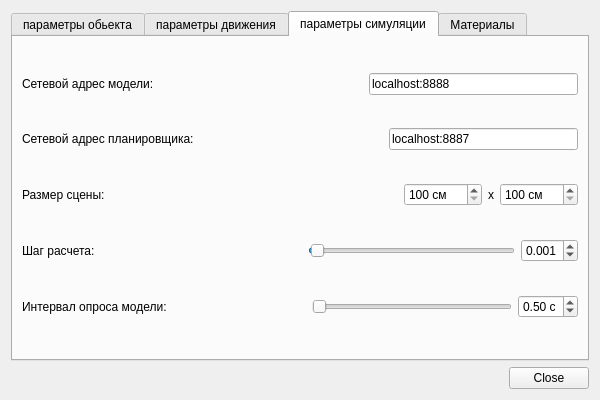
<?xml version="1.0" encoding="UTF-8"?>
<ui version="4.0">
 <class>ModelOptionsEditor</class>
 <widget class="QDialog" name="ModelOptionsEditor">
  <property name="geometry">
   <rect>
    <x>0</x>
    <y>0</y>
    <width>600</width>
    <height>400</height>
   </rect>
  </property>
  <property name="windowTitle">
   <string>Параметры моделирования</string>
  </property>
  <layout class="QVBoxLayout" name="verticalLayout_2">
   <item>
    <widget class="QTabWidget" name="tabWidget">
     <property name="currentIndex">
      <number>2</number>
     </property>
     <widget class="QWidget" name="object_options">
      <attribute name="title">
       <string>параметры обьекта</string>
      </attribute>
      <layout class="QVBoxLayout" name="verticalLayout">
       <item>
        <layout class="QHBoxLayout" name="dimensionsLayout">
         <item>
          <widget class="QLabel" name="label_2">
           <property name="text">
            <string>Габариты:</string>
           </property>
          </widget>
         </item>
         <item>
          <widget class="QDoubleSpinBox" name="object_width">
           <property name="suffix">
            <string> см</string>
           </property>
          </widget>
         </item>
         <item>
          <widget class="QLabel" name="label_3">
           <property name="layoutDirection">
            <enum>Qt::LeftToRight</enum>
           </property>
           <property name="text">
            <string>х</string>
           </property>
           <property name="alignment">
            <set>Qt::AlignCenter</set>
           </property>
          </widget>
         </item>
         <item>
          <widget class="QDoubleSpinBox" name="object_height">
           <property name="suffix">
            <string> см</string>
           </property>
          </widget>
         </item>
         <item>
          <spacer name="horizontalSpacer">
           <property name="orientation">
            <enum>Qt::Horizontal</enum>
           </property>
           <property name="sizeHint" stdset="0">
            <size>
             <width>167</width>
             <height>20</height>
            </size>
           </property>
          </spacer>
         </item>
        </layout>
       </item>
       <item>
        <layout class="QHBoxLayout" name="weightLayout">
         <item>
          <widget class="QLabel" name="label">
           <property name="enabled">
            <bool>false</bool>
           </property>
           <property name="text">
            <string>Масса:</string>
           </property>
          </widget>
         </item>
         <item>
          <widget class="QSpinBox" name="object_weight">
           <property name="enabled">
            <bool>false</bool>
           </property>
           <property name="suffix">
            <string> кг</string>
           </property>
          </widget>
         </item>
         <item>
          <spacer name="horizontalSpacer_2">
           <property name="orientation">
            <enum>Qt::Horizontal</enum>
           </property>
           <property name="sizeHint" stdset="0">
            <size>
             <width>38</width>
             <height>20</height>
            </size>
           </property>
          </spacer>
         </item>
        </layout>
       </item>
       <item>
        <layout class="QHBoxLayout" name="horizontalLayout_5">
         <item>
          <widget class="QLabel" name="label_8">
           <property name="enabled">
            <bool>false</bool>
           </property>
           <property name="text">
            <string>Количество креплений:</string>
           </property>
          </widget>
         </item>
         <item>
          <widget class="QSpinBox" name="object_captures_count">
           <property name="enabled">
            <bool>false</bool>
           </property>
           <property name="minimum">
            <number>2</number>
           </property>
           <property name="maximum">
            <number>10</number>
           </property>
           <property name="singleStep">
            <number>2</number>
           </property>
           <property name="value">
            <number>4</number>
           </property>
          </widget>
         </item>
         <item>
          <spacer name="horizontalSpacer_5">
           <property name="orientation">
            <enum>Qt::Horizontal</enum>
           </property>
           <property name="sizeHint" stdset="0">
            <size>
             <width>40</width>
             <height>20</height>
            </size>
           </property>
          </spacer>
         </item>
        </layout>
       </item>
       <item>
        <spacer name="verticalSpacer">
         <property name="orientation">
          <enum>Qt::Vertical</enum>
         </property>
         <property name="sizeHint" stdset="0">
          <size>
           <width>20</width>
           <height>40</height>
          </size>
         </property>
        </spacer>
       </item>
      </layout>
     </widget>
     <widget class="QWidget" name="motion_options">
      <attribute name="title">
       <string>параметры движения</string>
      </attribute>
      <layout class="QVBoxLayout" name="verticalLayout_4">
       <item>
        <layout class="QHBoxLayout" name="horizontalLayout_2">
         <item>
          <widget class="QLabel" name="label_4">
           <property name="text">
            <string>Максимальная лин. скорость:</string>
           </property>
           <property name="alignment">
            <set>Qt::AlignLeading|Qt::AlignLeft|Qt::AlignVCenter</set>
           </property>
          </widget>
         </item>
         <item>
          <spacer name="horizontalSpacer_14">
           <property name="orientation">
            <enum>Qt::Horizontal</enum>
           </property>
           <property name="sizeHint" stdset="0">
            <size>
             <width>40</width>
             <height>20</height>
            </size>
           </property>
          </spacer>
         </item>
         <item>
          <widget class="QDoubleSpinBox" name="robot_vmax">
           <property name="maximum">
            <double>100.000000000000000</double>
           </property>
          </widget>
         </item>
        </layout>
       </item>
       <item>
        <widget class="Line" name="line">
         <property name="orientation">
          <enum>Qt::Horizontal</enum>
         </property>
        </widget>
       </item>
       <item>
        <layout class="QHBoxLayout" name="horizontalLayout_8">
         <item>
          <widget class="QLabel" name="label_12">
           <property name="text">
            <string>Максимальная угл. скорость:</string>
           </property>
          </widget>
         </item>
         <item>
          <spacer name="horizontalSpacer_13">
           <property name="orientation">
            <enum>Qt::Horizontal</enum>
           </property>
           <property name="sizeHint" stdset="0">
            <size>
             <width>40</width>
             <height>20</height>
            </size>
           </property>
          </spacer>
         </item>
         <item>
          <widget class="QDoubleSpinBox" name="robot_wmax">
           <property name="decimals">
            <number>2</number>
           </property>
           <property name="maximum">
            <double>100.000000000000000</double>
           </property>
          </widget>
         </item>
        </layout>
       </item>
       <item>
        <widget class="Line" name="line_2">
         <property name="orientation">
          <enum>Qt::Horizontal</enum>
         </property>
        </widget>
       </item>
       <item>
        <layout class="QHBoxLayout" name="horizontalLayout">
         <item>
          <widget class="QLabel" name="label_5">
           <property name="enabled">
            <bool>true</bool>
           </property>
           <property name="text">
            <string>Максимальное ускорение:</string>
           </property>
           <property name="alignment">
            <set>Qt::AlignLeading|Qt::AlignLeft|Qt::AlignVCenter</set>
           </property>
          </widget>
         </item>
         <item>
          <spacer name="horizontalSpacer_12">
           <property name="orientation">
            <enum>Qt::Horizontal</enum>
           </property>
           <property name="sizeHint" stdset="0">
            <size>
             <width>40</width>
             <height>20</height>
            </size>
           </property>
          </spacer>
         </item>
         <item>
          <widget class="QDoubleSpinBox" name="robot_amax">
           <property name="enabled">
            <bool>true</bool>
           </property>
           <property name="maximum">
            <double>100.000000000000000</double>
           </property>
          </widget>
         </item>
        </layout>
       </item>
       <item>
        <widget class="Line" name="line_3">
         <property name="orientation">
          <enum>Qt::Horizontal</enum>
         </property>
        </widget>
       </item>
       <item>
        <layout class="QHBoxLayout" name="horizontalLayout_9">
         <item>
          <widget class="QLabel" name="label_13">
           <property name="text">
            <string>Порог относительный регулятора лин. скорости:</string>
           </property>
          </widget>
         </item>
         <item>
          <spacer name="horizontalSpacer_11">
           <property name="orientation">
            <enum>Qt::Horizontal</enum>
           </property>
           <property name="sizeHint" stdset="0">
            <size>
             <width>40</width>
             <height>20</height>
            </size>
           </property>
          </spacer>
         </item>
         <item>
          <widget class="QDoubleSpinBox" name="trajectory_v_thres">
           <property name="decimals">
            <number>3</number>
           </property>
           <property name="maximum">
            <double>1000.000000000000000</double>
           </property>
          </widget>
         </item>
        </layout>
       </item>
       <item>
        <widget class="Line" name="line_4">
         <property name="orientation">
          <enum>Qt::Horizontal</enum>
         </property>
        </widget>
       </item>
       <item>
        <layout class="QHBoxLayout" name="horizontalLayout_10">
         <item>
          <widget class="QLabel" name="label_14">
           <property name="text">
            <string>Порог относительный регулятора угл. скорости:</string>
           </property>
          </widget>
         </item>
         <item>
          <spacer name="horizontalSpacer_10">
           <property name="orientation">
            <enum>Qt::Horizontal</enum>
           </property>
           <property name="sizeHint" stdset="0">
            <size>
             <width>40</width>
             <height>20</height>
            </size>
           </property>
          </spacer>
         </item>
         <item>
          <widget class="QDoubleSpinBox" name="trajectory_w_thres">
           <property name="decimals">
            <number>3</number>
           </property>
           <property name="maximum">
            <double>1000.000000000000000</double>
           </property>
          </widget>
         </item>
        </layout>
       </item>
       <item>
        <widget class="Line" name="line_5">
         <property name="orientation">
          <enum>Qt::Horizontal</enum>
         </property>
        </widget>
       </item>
       <item>
        <layout class="QHBoxLayout" name="horizontalLayout_11">
         <item>
          <widget class="QLabel" name="label_15">
           <property name="text">
            <string>ПИД регулятора лин. скорости:</string>
           </property>
          </widget>
         </item>
         <item>
          <spacer name="horizontalSpacer_3">
           <property name="orientation">
            <enum>Qt::Horizontal</enum>
           </property>
           <property name="sizeHint" stdset="0">
            <size>
             <width>40</width>
             <height>20</height>
            </size>
           </property>
          </spacer>
         </item>
         <item>
          <widget class="QDoubleSpinBox" name="trajectory_v_P">
           <property name="decimals">
            <number>4</number>
           </property>
           <property name="maximum">
            <double>5000.000000000000000</double>
           </property>
          </widget>
         </item>
         <item>
          <widget class="QDoubleSpinBox" name="trajectory_v_I">
           <property name="decimals">
            <number>4</number>
           </property>
           <property name="maximum">
            <double>5000.000000000000000</double>
           </property>
          </widget>
         </item>
         <item>
          <widget class="QDoubleSpinBox" name="trajectory_v_D">
           <property name="decimals">
            <number>4</number>
           </property>
           <property name="maximum">
            <double>5000.000000000000000</double>
           </property>
          </widget>
         </item>
        </layout>
       </item>
       <item>
        <widget class="Line" name="line_6">
         <property name="orientation">
          <enum>Qt::Horizontal</enum>
         </property>
        </widget>
       </item>
       <item>
        <layout class="QHBoxLayout" name="horizontalLayout_7">
         <item>
          <widget class="QLabel" name="label_11">
           <property name="text">
            <string>ПИД регулятора угл. скорости:</string>
           </property>
          </widget>
         </item>
         <item>
          <spacer name="horizontalSpacer_4">
           <property name="orientation">
            <enum>Qt::Horizontal</enum>
           </property>
           <property name="sizeHint" stdset="0">
            <size>
             <width>40</width>
             <height>20</height>
            </size>
           </property>
          </spacer>
         </item>
         <item>
          <widget class="QDoubleSpinBox" name="trajectory_w_P">
           <property name="decimals">
            <number>4</number>
           </property>
           <property name="maximum">
            <double>5000.000000000000000</double>
           </property>
          </widget>
         </item>
         <item>
          <widget class="QDoubleSpinBox" name="trajectory_w_I">
           <property name="decimals">
            <number>4</number>
           </property>
           <property name="maximum">
            <double>5000.000000000000000</double>
           </property>
          </widget>
         </item>
         <item>
          <widget class="QDoubleSpinBox" name="trajectory_w_D">
           <property name="decimals">
            <number>4</number>
           </property>
           <property name="maximum">
            <double>5000.000000000000000</double>
           </property>
          </widget>
         </item>
        </layout>
       </item>
      </layout>
     </widget>
     <widget class="QWidget" name="simulation_options">
      <attribute name="title">
       <string>параметры симуляции</string>
      </attribute>
      <layout class="QVBoxLayout" name="verticalLayout_3">
       <item>
        <layout class="QHBoxLayout" name="horizontalLayout_12">
         <item>
          <widget class="QLabel" name="label_16">
           <property name="text">
            <string>Сетевой адрес модели:</string>
           </property>
          </widget>
         </item>
         <item>
          <spacer name="horizontalSpacer_9">
           <property name="orientation">
            <enum>Qt::Horizontal</enum>
           </property>
           <property name="sizeHint" stdset="0">
            <size>
             <width>40</width>
             <height>20</height>
            </size>
           </property>
          </spacer>
         </item>
         <item>
          <widget class="QLineEdit" name="modelAddress">
           <property name="text">
            <string>localhost:8888</string>
           </property>
          </widget>
         </item>
        </layout>
       </item>
       <item>
        <layout class="QHBoxLayout" name="horizontalLayout_13">
         <item>
          <widget class="QLabel" name="label_17">
           <property name="text">
            <string>Сетевой адрес планировщика:</string>
           </property>
          </widget>
         </item>
         <item>
          <spacer name="horizontalSpacer_15">
           <property name="orientation">
            <enum>Qt::Horizontal</enum>
           </property>
           <property name="sizeHint" stdset="0">
            <size>
             <width>40</width>
             <height>20</height>
            </size>
           </property>
          </spacer>
         </item>
         <item>
          <widget class="QLineEdit" name="plannerAddress">
           <property name="text">
            <string>localhost:8887</string>
           </property>
          </widget>
         </item>
        </layout>
       </item>
       <item>
        <layout class="QHBoxLayout" name="horizontalLayout_3">
         <item>
          <widget class="QLabel" name="label_6">
           <property name="text">
            <string>Размер сцены: </string>
           </property>
          </widget>
         </item>
         <item>
          <spacer name="horizontalSpacer_6">
           <property name="orientation">
            <enum>Qt::Horizontal</enum>
           </property>
           <property name="sizeHint" stdset="0">
            <size>
             <width>40</width>
             <height>20</height>
            </size>
           </property>
          </spacer>
         </item>
         <item>
          <widget class="QSpinBox" name="sceneSize_w">
           <property name="suffix">
            <string> cм</string>
           </property>
           <property name="minimum">
            <number>100</number>
           </property>
           <property name="maximum">
            <number>99999</number>
           </property>
           <property name="singleStep">
            <number>10</number>
           </property>
          </widget>
         </item>
         <item>
          <widget class="QLabel" name="label_9">
           <property name="text">
            <string>х</string>
           </property>
          </widget>
         </item>
         <item>
          <widget class="QSpinBox" name="sceneSize_h">
           <property name="suffix">
            <string> cм</string>
           </property>
           <property name="minimum">
            <number>100</number>
           </property>
           <property name="maximum">
            <number>99999</number>
           </property>
           <property name="singleStep">
            <number>10</number>
           </property>
          </widget>
         </item>
        </layout>
       </item>
       <item>
        <layout class="QHBoxLayout" name="horizontalLayout_4">
         <item>
          <widget class="QLabel" name="label_7">
           <property name="text">
            <string>Шаг расчета:</string>
           </property>
          </widget>
         </item>
         <item>
          <spacer name="horizontalSpacer_7">
           <property name="orientation">
            <enum>Qt::Horizontal</enum>
           </property>
           <property name="sizeHint" stdset="0">
            <size>
             <width>40</width>
             <height>20</height>
            </size>
           </property>
          </spacer>
         </item>
         <item>
          <widget class="QSlider" name="step">
           <property name="minimumSize">
            <size>
             <width>200</width>
             <height>0</height>
            </size>
           </property>
           <property name="maximum">
            <number>1000</number>
           </property>
           <property name="value">
            <number>10</number>
           </property>
           <property name="orientation">
            <enum>Qt::Horizontal</enum>
           </property>
          </widget>
         </item>
         <item>
          <widget class="QDoubleSpinBox" name="step_spin">
           <property name="decimals">
            <number>3</number>
           </property>
           <property name="maximum">
            <double>1.000000000000000</double>
           </property>
           <property name="singleStep">
            <double>0.010000000000000</double>
           </property>
           <property name="value">
            <double>0.001000000000000</double>
           </property>
          </widget>
         </item>
        </layout>
       </item>
       <item>
        <layout class="QHBoxLayout" name="horizontalLayout_6">
         <item>
          <widget class="QLabel" name="label_10">
           <property name="text">
            <string>Интервал опроса модели:</string>
           </property>
          </widget>
         </item>
         <item>
          <spacer name="horizontalSpacer_8">
           <property name="orientation">
            <enum>Qt::Horizontal</enum>
           </property>
           <property name="sizeHint" stdset="0">
            <size>
             <width>40</width>
             <height>20</height>
            </size>
           </property>
          </spacer>
         </item>
         <item>
          <widget class="QSlider" name="interval">
           <property name="minimumSize">
            <size>
             <width>200</width>
             <height>0</height>
            </size>
           </property>
           <property name="maximum">
            <number>1000</number>
           </property>
           <property name="orientation">
            <enum>Qt::Horizontal</enum>
           </property>
          </widget>
         </item>
         <item>
          <widget class="QDoubleSpinBox" name="interval_spin">
           <property name="suffix">
            <string> с</string>
           </property>
           <property name="maximum">
            <double>1.000000000000000</double>
           </property>
           <property name="singleStep">
            <double>0.100000000000000</double>
           </property>
           <property name="value">
            <double>0.500000000000000</double>
           </property>
          </widget>
         </item>
        </layout>
       </item>
      </layout>
     </widget>
     <widget class="QWidget" name="materials_table">
      <attribute name="title">
       <string>Материалы</string>
      </attribute>
      <layout class="QVBoxLayout" name="verticalLayout_5">
       <item>
        <widget class="QTableWidget" name="tableWidget">
         <property name="autoFillBackground">
          <bool>false</bool>
         </property>
        </widget>
       </item>
       <item>
        <layout class="QHBoxLayout" name="mat_table_buttons">
         <item>
          <widget class="QPushButton" name="addMat">
           <property name="text">
            <string>Добавить</string>
           </property>
          </widget>
         </item>
         <item>
          <widget class="QPushButton" name="removeMat">
           <property name="text">
            <string>Удалить</string>
           </property>
          </widget>
         </item>
        </layout>
       </item>
      </layout>
     </widget>
    </widget>
   </item>
   <item>
    <widget class="QDialogButtonBox" name="buttonBox">
     <property name="orientation">
      <enum>Qt::Horizontal</enum>
     </property>
     <property name="standardButtons">
      <set>QDialogButtonBox::Close</set>
     </property>
    </widget>
   </item>
  </layout>
 </widget>
 <resources/>
 <connections>
  <connection>
   <sender>buttonBox</sender>
   <signal>accepted()</signal>
   <receiver>ModelOptionsEditor</receiver>
   <slot>accept()</slot>
   <hints>
    <hint type="sourcelabel">
     <x>257</x>
     <y>390</y>
    </hint>
    <hint type="destinationlabel">
     <x>157</x>
     <y>274</y>
    </hint>
   </hints>
  </connection>
  <connection>
   <sender>buttonBox</sender>
   <signal>rejected()</signal>
   <receiver>ModelOptionsEditor</receiver>
   <slot>reject()</slot>
   <hints>
    <hint type="sourcelabel">
     <x>325</x>
     <y>390</y>
    </hint>
    <hint type="destinationlabel">
     <x>286</x>
     <y>274</y>
    </hint>
   </hints>
  </connection>
 </connections>
</ui>
